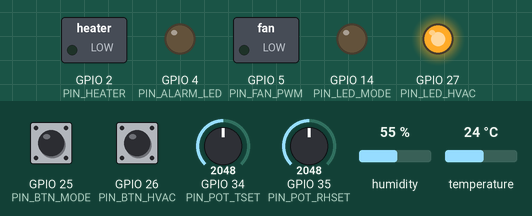
Recording of a sketch running on a simulated ESP32. On the bench: switched loads named in the sketch (green lamp = pin HIGH), output pins drawn as LEDs (lit = HIGH). Inputs (shaded band) come from the test bench; at power-on: GPIO 25 (PIN_BTN_MODE) HIGH, GPIO 26 (PIN_BTN_HVAC) HIGH, GPIO 34 (PIN_POT_TSET) = 2048, GPIO 35 (PIN_POT_RHSET) = 2048, humidity 55 %, temperature 24 °C. What the sketch prints to the serial monitor is not drawn.

Above: at 3.2 s.
3.3 s: GPIO 25 (PIN_BTN_MODE) pulled LOW for 0.15 s
At 4.4 s:
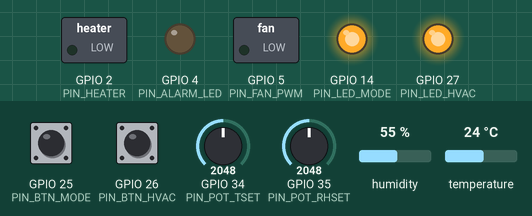
4.9 s: GPIO 26 (PIN_BTN_HVAC) pulled LOW for 0.15 s
At 6.2 s:
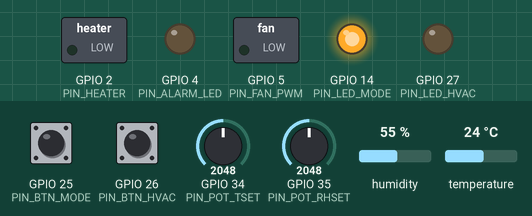
13.3 s: GPIO 25 (PIN_BTN_MODE) pulled LOW for 1 s
At 14.0 s:
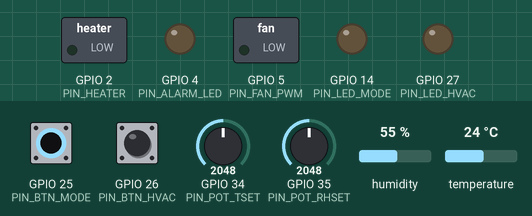
Timing chart, 0 to 16.3 s (numbered marks = the images above; inputs shaded):
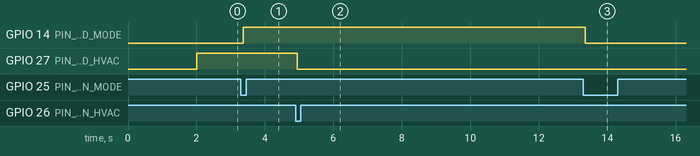

The sketch:

B2_FreeRTOS_TX_RX_Integracion_v2.ino
```cpp
/*
Esta versión v2 corrige la lógica de los botones HVAC_enable y mode_auto_manual
para que funcione como un tipo "termostato" y agrega 2 LEDs mas como indicadores de status MODE y HVAC:
	1.	Leer botones rápido (cada 20 ms)
	2.	Detectar el flanco (cuando pasa a LOW)
	3.	Hacer debounce
	4.	En el flanco válido: toggle del estado guardado

  NOTA: Código funciona muy bien para DEBUG con serial monitor pero necesita reajustarse para que trabaje bien con Simulink.
*/

#include <Arduino.h>
#include <DHTesp.h>

// ─────────────────────────────────────────────────────────────
// 1. Definición de estructuras de comunicación
// ─────────────────────────────────────────────────────────────

struct PcToEsp {
  float T_sim;         // 1
  float RH_sim;        // 2
  float P_sim;         // 3
  float u_fan_sim;     // 4
  float u_heater_sim;  // 5
  float alarm_flag;    // 6 (0.0 ó 1.0)
};                     // 24 bytes

struct EspToPc {
  float T_real;            // 1
  float RH_real;           // 2
  float u_fan_real;        // 3
  float u_heater_real;     // 4
  float T_set;             // 5
  float RH_set;            // 6
  float mode_auto_manual;  // 7 (0.0=MANUAL, 1.0=AUTO)
  float hvac_enable;       // 8 (0.0=OFF,    1.0=ON)
};                         // 32 bytes

static_assert(sizeof(PcToEsp) == 24, "PcToEsp debe medir 24 bytes");
static_assert(sizeof(EspToPc) == 32, "EspToPc debe medir 32 bytes");

// ─────────────────────────────────────────────────────────────
// 2. Variables globales compartidas y sincronización
// ─────────────────────────────────────────────────────────────

// Comandos recibidos del PC (Simulink)
PcToEsp pcCmd;

// Estado que enviamos al PC
EspToPc espState;

// Mutex para secciones críticas
portMUX_TYPE mux = portMUX_INITIALIZER_UNLOCKED;

void safeUpdatePcCmd(const PcToEsp &newCmd) {
  portENTER_CRITICAL(&mux);
  pcCmd = newCmd;
  portEXIT_CRITICAL(&mux);
}

void safeReadPcCmd(PcToEsp &dest) {
  portENTER_CRITICAL(&mux);
  dest = pcCmd;
  portEXIT_CRITICAL(&mux);
}

void safeUpdateEspState(const EspToPc &newState) {
  portENTER_CRITICAL(&mux);
  espState = newState;
  portEXIT_CRITICAL(&mux);
}

void safeReadEspState(EspToPc &dest) {
  portENTER_CRITICAL(&mux);
  dest = espState;
  portEXIT_CRITICAL(&mux);
}

// ─────────────────────────────────────────────────────────────
// 3. Definición de pines y parámetros de hardware
// ─────────────────────────────────────────────────────────────

// Actuadores
const int PIN_FAN_PWM = 5;    // PWM para ventilador / motor DC
const int PIN_HEATER = 2;     // LED que simula calefactor
const int PIN_ALARM_LED = 4;  // LED/Buzzer de alarma

// Sensor T/RH (DHT)
const int PIN_DHT = 21;

// Potenciómetros para consignas
const int PIN_POT_TSET = 34;   // T_set (ADC1)
const int PIN_POT_RHSET = 35;  // RH_set (ADC1)

// Botones (con INPUT_PULLUP)
const int PIN_BTN_MODE = 25;  // AUTO/MANUAL
const int PIN_BTN_HVAC = 26;  // HVAC enable
const int PIN_LED_HVAC = 27;
const int PIN_LED_MODE = 14;

// Configuración PWM ventilador
const int FAN_PWM_CHANNEL = 0;
const int FAN_PWM_FREQUENCY = 25000;  // 25 kHz
const int FAN_PWM_RESOLUTION = 8;     // 8 bits (0..255)

// Periodo de envío de estado al PC (Simulink)
const uint32_t TX_PERIOD_MS = 100;  // 1 s o 2 s (DHT11 es lento)

// Objeto sensor DHT
DHTesp dht;

// ─────────────────────────────────────────────────────────────
// 4. Prototipos de funciones y tareas
// ─────────────────────────────────────────────────────────────

void setFanPwm(float duty);
void setHeaterOutput(float level);
void setAlarmOutputs(bool alarm);
void updateSensorsAndInputs(EspToPc &state);
void applyPCCommands(const PcToEsp &cmd);

void TaskTX(void *pvParameters);
void TaskRX(void *pvParameters);

float mapFloat(float x, float in_min, float in_max, float out_min, float out_max) {
  return (x - in_min) * (out_max - out_min) / (in_max - in_min) + out_min;
}

// ─────────────────────────────────────────────────────────────
// 5. setup() y loop()
// ─────────────────────────────────────────────────────────────

void setup() {
  Serial.begin(115200);
  delay(2000);  // Esperamos a que el puerto serie esté listo

  // Actuadores
  pinMode(PIN_HEATER, OUTPUT);
  pinMode(PIN_ALARM_LED, OUTPUT);
  digitalWrite(PIN_HEATER, LOW);
  digitalWrite(PIN_ALARM_LED, LOW);

  // Sensor DHT
  dht.setup(PIN_DHT, DHTesp::DHT22);

  // Botones de usuario
  pinMode(PIN_BTN_MODE, INPUT_PULLUP);
  pinMode(PIN_BTN_HVAC, INPUT_PULLUP);

  pinMode(PIN_LED_HVAC, OUTPUT);
  pinMode(PIN_LED_MODE, OUTPUT);
  digitalWrite(PIN_LED_HVAC, LOW);
  digitalWrite(PIN_LED_MODE, LOW);
  // Potenciómetros: no necesitan pinMode

  // PWM ventilador
  ledcSetup(FAN_PWM_CHANNEL, FAN_PWM_FREQUENCY, FAN_PWM_RESOLUTION);
  ledcAttachPin(PIN_FAN_PWM, FAN_PWM_CHANNEL);
  ledcWrite(FAN_PWM_CHANNEL, 0);  // ventilador apagado

  // Inicializamos estructuras
  memset(&pcCmd, 0, sizeof(pcCmd));
  memset(&espState, 0, sizeof(espState));

  // Estado inicial: MANUAL y HVAC encendido
  espState.mode_auto_manual = 0.0f;  // 0 = MANUAL
  espState.hvac_enable = 1.0f;       // 1 = ON

  // Tareas FreeRTOS
  xTaskCreatePinnedToCore(
    TaskTX,
    "TaskTX",
    4096,
    NULL,
    1,  // prioridad normal
    NULL,
    1);  // core 1

  xTaskCreatePinnedToCore(
    TaskRX,
    "TaskRX",
    4096,
    NULL,
    2,  // prioridad un poco más alta
    NULL,
    1);  // core 1

  // Mensajes de depuración (sólo firmware, no Simulink)
  // Serial.print("sizeof(PcToEsp) = ");
  // Serial.println(sizeof(PcToEsp));
  // Serial.print("sizeof(EspToPc) = ");
  // Serial.println(sizeof(EspToPc));
}

void loop() {
  // Todo el trabajo se hace en las tareas FreeRTOS
  vTaskDelay(pdMS_TO_TICKS(1000));
}

// ─────────────────────────────────────────────────────────────
// 6. Funciones auxiliares
// ─────────────────────────────────────────────────────────────

void setFanPwm(float duty) {
  // duty en [0.0, 1.0]
  if (duty < 0.0f) duty = 0.0f;
  if (duty > 1.0f) duty = 1.0f;

  int maxValue = (1 << FAN_PWM_RESOLUTION) - 1;
  int pwmValue = (int)(duty * maxValue);
  ledcWrite(FAN_PWM_CHANNEL, pwmValue);
}

void setHeaterOutput(float level) {
  // ON si level > 0.5
  digitalWrite(PIN_HEATER, (level > 0.5f) ? HIGH : LOW);
}

void setAlarmOutputs(bool alarm) {
  digitalWrite(PIN_ALARM_LED, alarm ? HIGH : LOW);
}

// Actualiza espState a partir de:
// - Sensor DHT → T_real, RH_real
// - Potenciómetros → T_set, RH_set
// - Botones → mode_auto_manual, hvac_enable
// - Comandos actuales → u_fan_real, u_heater_real
void updateSensorsAndInputs(EspToPc &state) {
  // // 1) Lectura DHT
  static uint32_t lastDhtMs = 0;
  const uint32_t DHT_PERIOD_MS = 2000;  // recomendado para DHT22

  if (millis() - lastDhtMs >= DHT_PERIOD_MS) {
    lastDhtMs = millis();

    TempAndHumidity th = dht.getTempAndHumidity();
    if (!isnan(th.temperature) && !isnan(th.humidity)) {
      state.T_real = th.temperature;
      state.RH_real = th.humidity;
    }
  }

  // 2) Potenciómetros
  int rawTset = analogRead(PIN_POT_TSET);
  int rawRHset = analogRead(PIN_POT_RHSET);

  state.T_set = mapFloat((float)rawTset, 0.0f, 4095.0f, 18.0f, 28.0f);    // ºC aprox.
  state.RH_set = mapFloat((float)rawRHset, 0.0f, 4095.0f, 30.0f, 70.0f);  // %RH aprox.

  // 3) Botones con toggle + debounce (flanco de bajada)
  static bool init = false;

  static bool modeState = false;  // 0=MANUAL, 1=AUTO
  static bool hvacState = true;   // 0=OFF,   1=ON

  static int lastRawMode = HIGH;
  static int lastRawHvac = HIGH;

  static int stableMode = HIGH;
  static int stableHvac = HIGH;

  static uint32_t lastChangeModeMs = 0;
  static uint32_t lastChangeHvacMs = 0;

  const uint32_t DEBOUNCE_MS = 40;

  if (!init) {
    modeState = (state.mode_auto_manual > 0.5f);
    hvacState = (state.hvac_enable > 0.5f);

    lastRawMode = stableMode = digitalRead(PIN_BTN_MODE);
    lastRawHvac = stableHvac = digitalRead(PIN_BTN_HVAC);

    init = true;
  }

  int rawMode = digitalRead(PIN_BTN_MODE);
  if (rawMode != lastRawMode) {
    lastChangeModeMs = millis();
    lastRawMode = rawMode;
  }
  if ((millis() - lastChangeModeMs) > DEBOUNCE_MS) {
    if (rawMode != stableMode) {
      stableMode = rawMode;

      // Flanco: al quedar estable en LOW => “pulsación”
      if (stableMode == LOW) {
        modeState = !modeState;
      }
    }
  }

  int rawHvac = digitalRead(PIN_BTN_HVAC);
  if (rawHvac != lastRawHvac) {
    lastChangeHvacMs = millis();
    lastRawHvac = rawHvac;
  }
  if ((millis() - lastChangeHvacMs) > DEBOUNCE_MS) {
    if (rawHvac != stableHvac) {
      stableHvac = rawHvac;

      if (stableHvac == LOW) {
        hvacState = !hvacState;
      }
    }
  }

  state.mode_auto_manual = modeState ? 1.0f : 0.0f;
  state.hvac_enable = hvacState ? 1.0f : 0.0f;
  digitalWrite(PIN_LED_HVAC, (state.hvac_enable > 0.5f) ? HIGH : LOW);
  digitalWrite(PIN_LED_MODE, (state.mode_auto_manual > 0.5f) ? HIGH : LOW);

  // 4) Estados "reales" de actuadores = comandos actuales
  PcToEsp cmdCopy;
  safeReadPcCmd(cmdCopy);
  state.u_fan_real = cmdCopy.u_fan_sim;
  state.u_heater_real = cmdCopy.u_heater_sim;
}

// Aplica los comandos recibidos desde Simulink
void applyPCCommands(const PcToEsp &cmd) {
  // Ventilador: PWM según u_fan_sim
  setFanPwm(cmd.u_fan_sim);

  // Calefactor: ON/OFF según u_heater_sim
  setHeaterOutput(cmd.u_heater_sim);

  // Alarma: usa alarm_flag (>0.5) para encender LED
  setAlarmOutputs(cmd.alarm_flag > 0.5f);
}

// ─────────────────────────────────────────────────────────────
// 7. Tareas FreeRTOS
// ─────────────────────────────────────────────────────────────

// TaskTX: actualiza espState y lo envía a Simulink cada TX_PERIOD_MS
void TaskTX(void *pvParameters) {
  (void)pvParameters;

  EspToPc localState;
  uint32_t lastTxMs = 0;

  for (;;) {
    // 1) Tomamos la última versión de espState
    safeReadEspState(localState);

    // 2) Actualizamos sensores / inputs físicos
    updateSensorsAndInputs(localState);

    // 3) Guardamos la nueva versión
    safeUpdateEspState(localState);

    // 4) Copia "congelada" para enviar, más envío binario (32 bytes)
    // *** DESACTIVAMOS envío binario mientras probamos sin Simulink ***
    // Enviar SOLO cada TX_PERIOD_MS
    if (millis() - lastTxMs >= TX_PERIOD_MS) {
      lastTxMs = millis();

      EspToPc toSend;
      safeReadEspState(toSend);
      Serial.write((uint8_t *)&toSend, sizeof(toSend));
      //Serial.flush();
    }

    // DEBUG SOLO SIN SIMULINK:
    // Imprime/envía cada TX_PERIOD_MS (por ejemplo 1000 ms)
    // if (millis() - lastTxMs >= TX_PERIOD_MS) {
    //   lastTxMs = millis();

    //   Serial.print("T_real=");
    //   Serial.print(localState.T_real);
    //   Serial.print("  RH_real=");
    //   Serial.print(localState.RH_real);

    //   Serial.print("  T_set=");
    //   Serial.print(localState.T_set);
    //   Serial.print("  RH_set=");
    //   Serial.print(localState.RH_set);

    //   Serial.print("  mode=");
    //   Serial.print(localState.mode_auto_manual);
    //   Serial.print("  hvac=");
    //   Serial.print(localState.hvac_enable);

    //   Serial.print("  u_fan_real=");
    //   Serial.print(localState.u_fan_real);
    //   Serial.print("  u_heater_real=");
    //   Serial.println(localState.u_heater_real);
    // }

    // Poll rápido para no perder pulsaciones
    vTaskDelay(pdMS_TO_TICKS(20));
  }
}

// TaskRX: recibe estructuras PcToEsp (24 bytes) desde Simulink
void TaskRX(void *pvParameters) {
  (void)pvParameters;

  PcToEsp localCmd;

  for (;;) {
    if (Serial.available() >= (int)sizeof(PcToEsp)) {
      size_t n = Serial.readBytes(
        (uint8_t *)&localCmd,
        sizeof(PcToEsp));

      if (n == sizeof(PcToEsp)) {
        // Actualizamos comandos globales
        safeUpdatePcCmd(localCmd);

        // Aplicamos comandos a actuadores
        applyPCCommands(localCmd);

        // DEBUG SOLO SIN SIMULINK:
        //   Serial.print("Recibido u_fan_sim = ");
        //   Serial.println(localCmd.u_fan_sim, 3);
        // } else {
        //   // DEBUG de error
        //   Serial.println("ERROR: lectura incompleta de PcToEsp");
      }
    }

    vTaskDelay(pdMS_TO_TICKS(10));
  }
}
```

Measured:
- after the input at 3.3 s, GPIO 14 (PIN_LED_MODE): LOW → HIGH after 0.06 s
- after the input at 4.9 s, GPIO 27 (PIN_LED_HVAC): HIGH → LOW after 0.05 s
- after the input at 13.3 s, GPIO 14 (PIN_LED_MODE): HIGH → LOW after 0.05 s
